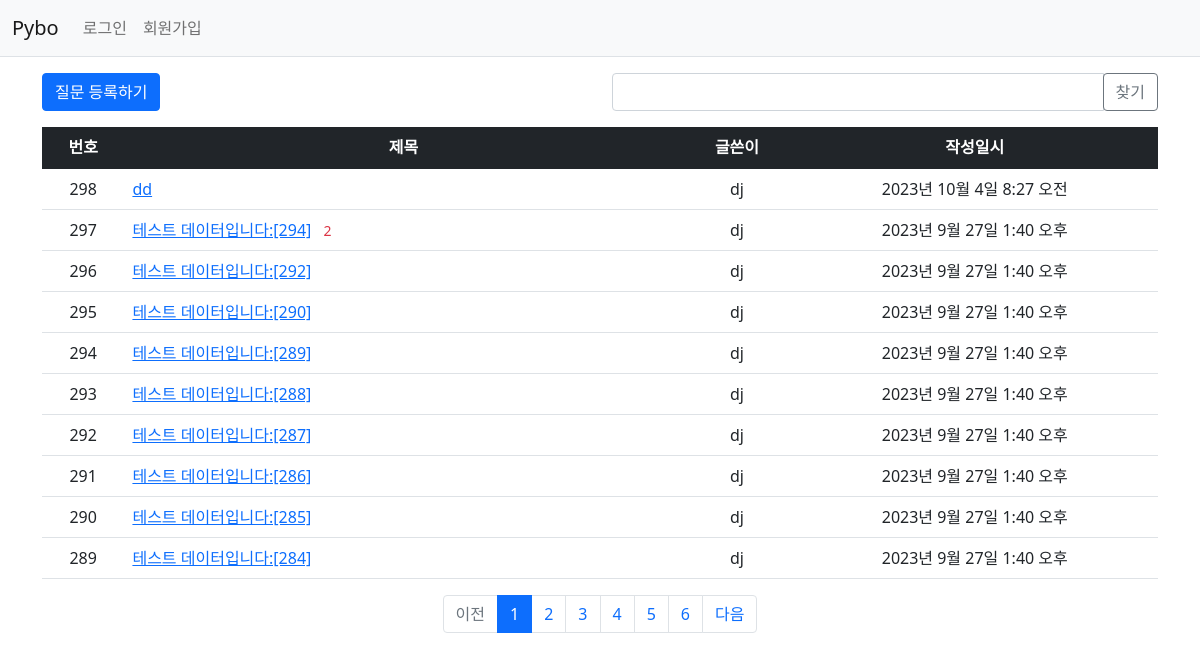
Screenshot of /pybo/ with the database file from the repository.
### pybo/models.py (models this page shows, shortened)
class Question(models.Model):
    author = models.ForeignKey(User, on_delete=models.CASCADE, related_name='author_question')
    subject = models.CharField(max_length=200)
    content = models.TextField()
    create_date = models.DateTimeField()
    modify_date = models.DateTimeField(null = True, blank = True)  # blank = True: form.is_valid()를 통한 입력 데이터 검증 시 값이 없는 것을 허용
    voter = models.ManyToManyField(User, related_name='voter_question')  # 추천인

### pybo/views/base_views.py (the view, shortened to what this page needs)
# urls.py: path('', base_views.index, name='index')  # '/'에 해당되는 path
def index(request):
    page = request.GET.get('page', '1')  # 페이지 (default = 1 -> /pybo/?page=1
    kw = request.GET.get('kw', '')  # 검색어
    question_list = Question.objects.order_by('-create_date')
    paginator = Paginator(question_list, 10)  # 페이지 당 10개씩
    page_obj = paginator.get_page(page)
    context = {'question_list' : page_obj, 'page': page, 'kw': kw}
    return render(request, 'pybo/question_list.html', context)

### pybo/templatetags/pybo_filter.py (called while the page is built)
@register.filter  # 이 어노테이션으로 템플릿에서 해당 함수를 필터로 사용할 수 있게 됨
def sub(value, arg):
    return value - arg

### templates/pybo/question_list.html (shortened to what this page needs)
{% extends 'base.html' %}
{% load pybo_filter %}
{% block content %}
<div class="container my-3">
    <div class="row my-3">
        <div class="col-6">
            <a href="{% url 'pybo:question_create' %}" class="btn btn-primary">질문 등록하기</a>
        </div>
        <div class="col-6">
            <div class="input-group">
                <input type="text" id="search_kw" class="form-control" value="{{ kw|default_if_none:'' }}">
                <div class="input-group-append">
                    <button class="btn btn-outline-secondary" type="button" id="btn_search">찾기</button>
                </div>
            </div>
        </div>
    </div>
    <table class="table">
        <thead>
        <tr class="text-center table-dark">
            <th>번호</th>
            <th style="width: 50%">제목</th>
            <th>글쓴이</th>
            <th>작성일시</th>
        </tr>
        </thead>
        <tbody>
        {% if question_list %}
        {% for question in question_list %}
        <tr class="text-center">
            <td>
                {{ question_list.paginator.count|sub:question_list.start_index|sub:forloop.counter0|add:1 }}
            </td>
            <td class="text-start">
                <a href="{% url 'pybo:detail' question.id %}">{{ question.subject }}</a>
                {% if question.answer_set.count > 0 %}
                <span class="text-danger small mx-2">{{ question.answer_set.count }}</span>
                {% endif %}
            </td>
            <td>{{ question.author.username }}</td>
            <td>{{ question.create_date }}</td>
        </tr>
        {% endfor %}
        {% else %}
        <tr>
            <td colspan="4">질문이 없습니다.</td>
        </tr>
        {% endif %}
        </tbody>
    </table>
    <ul class="pagination justify-content-center">
        {% if question_list.has_previous %}
        <li class="page-item">
            <a class="page-link" data-page="{{ question_list.previous_page_number }}"
               href="javascript:void(0)">이전</a>
        </li>
        {% else %}
        <li class="page-item disabled">
            <a class="page-link" tabindex="-1" aria-disabled="true" href="#">이전</a>
        </li>
        {% endif %}
        {% for page_number in question_list.paginator.page_range %}
        {% if page_number >= question_list.number|add:-5 and page_number <= question_list.number|add:5 %}
        {% if page_number == question_list.number %}
        <li class="page-item active" aria-current="page">
            <a class="page-link" data-page="{{ page_number }}"
               href="javascript:void(0)">{{ page_number }}</a>
        </li>
        {% else %}
        <li class="page-item">
            <a class="page-link" data-page="{{ page_number }}"
               href="javascript:void(0)">{{ page_number }}</a>
        </li>
        {% endif %}
        {% endif %}
        {% endfor %}
        {% if question_list.has_next %}
        <li class="page-item">
            <a class="page-link" data-page="{{ question_list.next_page_number }}"
               href="javascript:void(0)">다음</a>
        </li>
        {% else %}
        <li class="page-item disabled">
            <a class="page-link" tabindex="-1" aria-disabled="true" href="#">다음</a>
        </li>
        {% endif %}
    </ul>
</div>
{% endblock %}

### templates/base.html (shortened to what this page needs)
{% load static %}
<!DOCTYPE html>
<html lang="ko">
<head>
    <link rel="stylesheet" type="text/css" href="{% static 'bootstrap.min.css' %}">
    <link rel="stylesheet" type="text/css" href="{% static 'style.css' %}">
</head>
<body>
{% include 'navbar.html' %}
{% block content %}
{% endblock %}
</body>
</html>

### templates/navbar.html (shortened to what this page needs)
<nav class="navbar navbar-expand-lg navbar-light bg-light border-bottom">
    <div class="container-fluid">
        <a class="navbar-brand" href="{% url 'pybo:index' %}">Pybo</a>
        <div class="collapse navbar-collapse" id="navbarSupportedContent">
            <ul class="navbar-nav me-auto mb-2 mb-lg-0">
                <li class="nav-item">
                    {% if user.is_authenticated %}
                    <a class="nav-link" href="{% url 'common:logout' %}">{{ user.username }} (로그아웃)</a>
                    {% else %}
                    <a class="nav-link" href="{% url 'common:login' %}">로그인</a>
                    {% endif %}
                </li>
                <li>
                    {% if not user.is_authenticated %}
                    <a class="nav-link" href="{% url 'common:signup' %}">회원가입</a>
                    {% endif %}
                </li>
            </ul>
        </div>
    </div>
</nav>

### rows the page displays
Question: paginator.count|sub "298", subject "dd", author.username "dj", create_date "2023년 10월 4일 8:27 오전"
Question: paginator.count|sub "297", subject "테스트 데이터입니다:[294]", answer_set.count "2", author.username "dj", create_date "2023년 9월 27일 1:40 오후"
Question: paginator.count|sub "296", subject "테스트 데이터입니다:[292]", author.username "dj", create_date "2023년 9월 27일 1:40 오후"
Question: paginator.count|sub "295", subject "테스트 데이터입니다:[290]", author.username "dj", create_date "2023년 9월 27일 1:40 오후"
Question: paginator.count|sub "294", subject "테스트 데이터입니다:[289]", author.username "dj", create_date "2023년 9월 27일 1:40 오후"
Question: paginator.count|sub "293", subject "테스트 데이터입니다:[288]", author.username "dj", create_date "2023년 9월 27일 1:40 오후"
Question: paginator.count|sub "292", subject "테스트 데이터입니다:[287]", author.username "dj", create_date "2023년 9월 27일 1:40 오후"
Question: paginator.count|sub "291", subject "테스트 데이터입니다:[286]", author.username "dj", create_date "2023년 9월 27일 1:40 오후"
Question: paginator.count|sub "290", subject "테스트 데이터입니다:[285]", author.username "dj", create_date "2023년 9월 27일 1:40 오후"
Question: paginator.count|sub "289", subject "테스트 데이터입니다:[284]", author.username "dj", create_date "2023년 9월 27일 1:40 오후"

### other values shown
{{ page_number }} "1"
{{ page_number }} "2" "3" "4" "5" "6"
